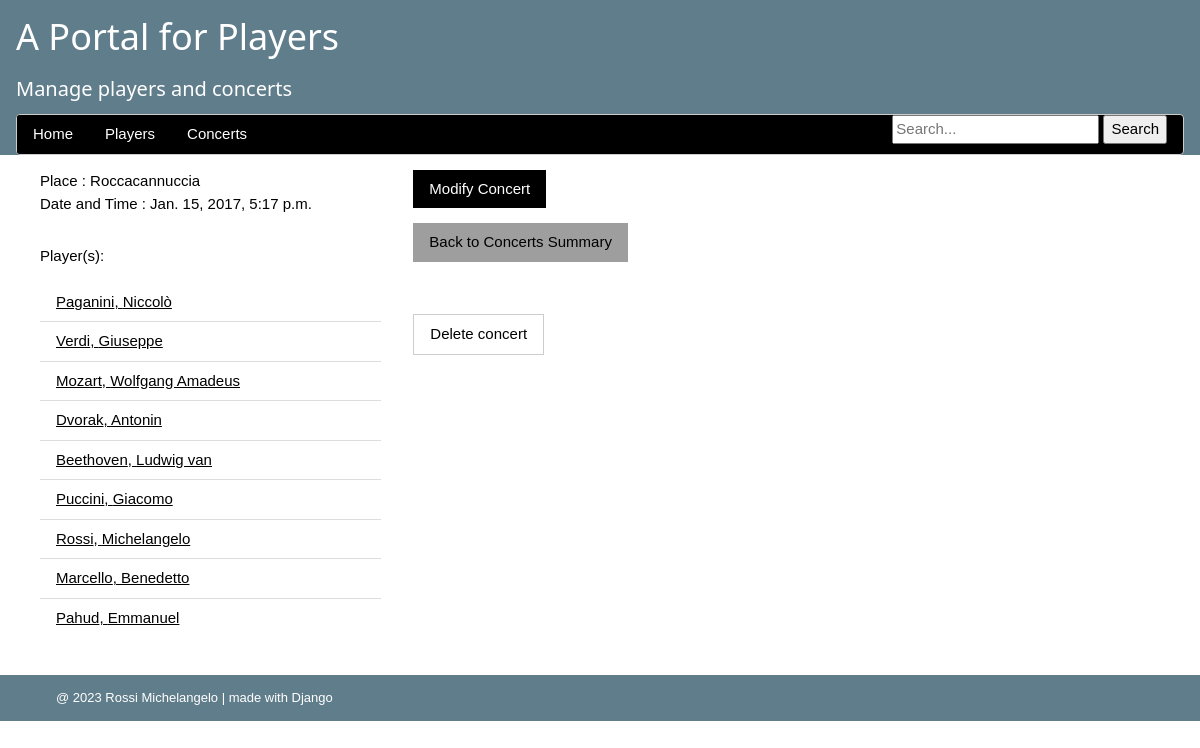
Page /home/concerts/7/ on the committed database.
### players/models.py (models this page shows, shortened)
class Player(models.Model):
    name = models.CharField(max_length=100)
    surname = models.CharField(max_length=100)
    instrument = models.CharField(max_length=50)
    date_of_birth = models.DateField(default=None)
    photo = models.ImageField(upload_to='images/', default=None, blank=True, null=True)
    date_of_insert = datetime.date.today()

### players/views/concerts.py (the view)
# urls.py: path('concerts/<int:concert_id>/', views.concert_detail, name='concert_detail'),
def concert_detail(request, concert_id):
    selected_concert = Concert.objects.get(pk=concert_id)
    players = list(selected_concert.players.all())
    concert_values = list(selected_concert.__dict__.values())[2:]  # ignore __stat and id
    details = []
    for i in range(len(CONCERT_KEYS)):
        field = (CONCERT_KEYS[i], concert_values[i])
        details.append(field)
    context = {'details': details, 'players': players, 'concert': selected_concert}
    return render(request, 'players/concerts/concert_detail.html', context)

### players/templates/players/concerts/concert_detail.html (shortened to what this page needs)
{% extends 'players/general/base.html' %}
{% block second_third %}
<div class="w3-container">
<p>
    {% for name,info in details %}
        {{ name }} : {{ info }}<br>
     {% endfor %}
</p>
</div>
<div class="w3-container">
<p>Player(s):<br>
<ul class="w3-ul">
    {% for player in players %}
        <li class="w3-hover-shadow"><a href="{% url 'players:player_detail' player.id %}">{{ player.surname }}, {{ player.name }}</a><br></li>
    {% endfor %}
</ul></p>
<br>
</div>
{% endblock %}
{% block third_third %}
<p><a href="{% url 'players:concert_modify' concert.id %}" class="w3-button w3-black">Modify Concert</a></p>
<p><a href="{% url 'players:concerts_summary' %}" class="w3-button w3-gray">Back to Concerts Summary</a></p>
<br>
<p><button onclick="document.getElementById('id01').style.display='block'" class="w3-button w3-border">Delete concert</button>
{% endblock %}

### players/static/players/mystyle.css (style rules this page uses)
html { box-sizing:border-box }
*,*:before,*:after { box-sizing:inherit }
html { -ms-text-size-adjust:100%;-webkit-text-size-adjust:100% }
body { margin:0 }
a { background-color:transparent }
button,input,select,textarea,optgroup { font:inherit;margin:0 }
button,input { overflow:visible }
button,select { text-transform:none }
button,[type=button],[type=reset],[type=submit] { -webkit-appearance:button }
html,body { font-family:Verdana,sans-serif;font-size:15px;line-height:1.5 }
html { overflow-x:hidden }
a { color:inherit }
.w3-btn,.w3-button { border:none;display:inline-block;padding:8px 16px;vertical-align:middle;overflow:hidden;text-decoration:none;color:inherit;background-color:inherit;text-align:center;cursor:pointer;white-space:nowrap }
.w3-btn,.w3-button { -webkit-touch-callout:none;-webkit-user-select:none;-khtml-user-select:none;-moz-user-select:none;-ms-user-select:none;user-select:none }
.w3-ul { list-style-type:none;padding:0;margin:0 }
.w3-ul li { padding:8px 16px;border-bottom:1px solid #ddd }
.w3-ul li:last-child { border-bottom:none }
.w3-container:after,.w3-container:before,.w3-panel:after,.w3-panel:before,.w3-row:after,.w3-row:before,.w3-row-padding:after,.w3-row-padding:before, .w3-cell-row:before,.w3-cell-row:after,.w3-clear:after,.w3-clear:before,.w3-bar:before,.w3-bar:after { content:"";display:table;clear:both }
.w3-container,.w3-panel { padding:0.01em 16px }
.w3-border { border:1px solid #ccc!important }
.w3-black,.w3-hover-black:hover { color:#fff!important;background-color:#000!important }
.w3-grey,.w3-hover-grey:hover,.w3-gray,.w3-hover-gray:hover { color:#000!important;background-color:#9e9e9e!important }

### rows in the picture
Player: surname "Paganini", name "Niccolò"
Player: surname "Verdi", name "Giuseppe"
Player: surname "Mozart", name "Wolfgang Amadeus"
Player: surname "Dvorak", name "Antonin"
Player: surname "Beethoven", name "Ludwig van"
Player: surname "Puccini", name "Giacomo"
Player: surname "Rossi", name "Michelangelo"
Player: surname "Marcello", name "Benedetto"
Player: surname "Pahud", name "Emmanuel"

### other values in the picture
{{ name }} "Place" "Date and Time"
{{ info }} "Roccacannuccia" "Jan. 15, 2017, 5:17 p.m."
